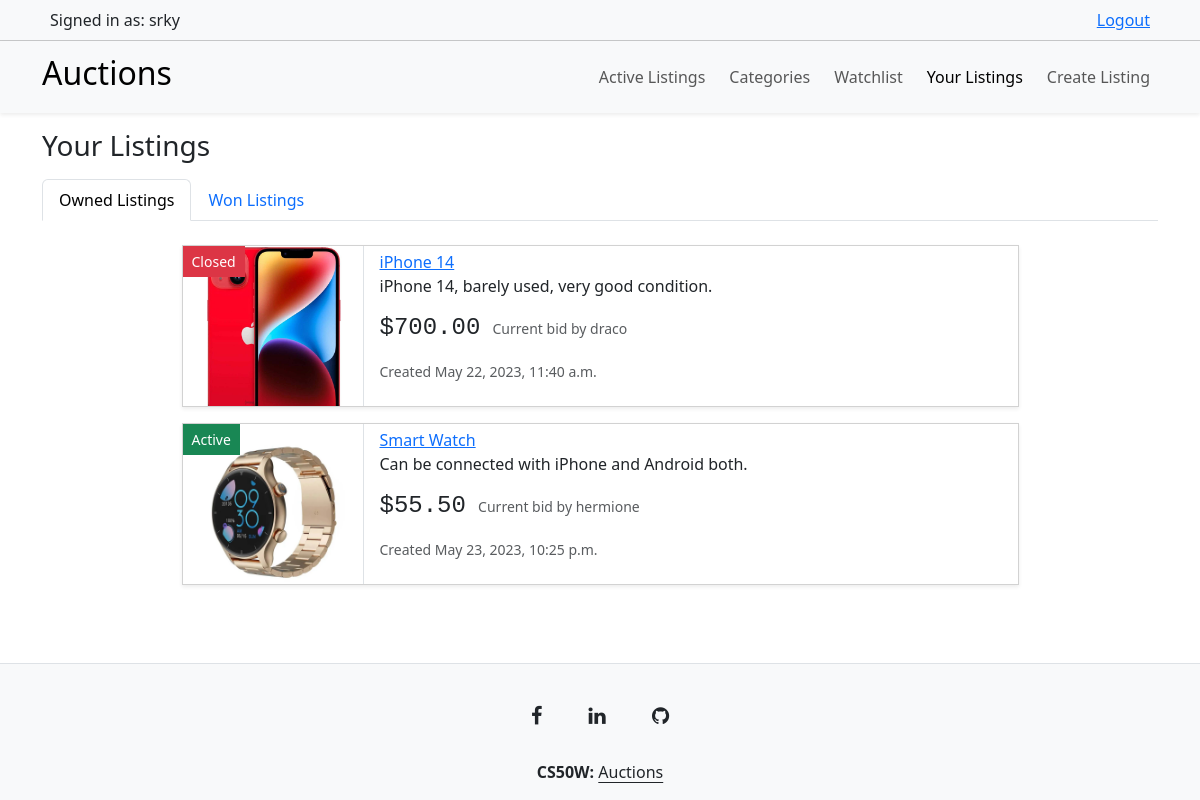
The page /your-listings/ (signed in) on the database its author committed.
### auctions/models.py (models this page shows, shortened)
class User(AbstractUser):
    pass

class AuctionListing(models.Model):
    title = models.CharField(max_length=64)
    description = models.CharField(max_length=150)
    starting_bid = models.DecimalField(max_digits=5, decimal_places=2)
    category = models.ForeignKey(Category, on_delete=models.SET_DEFAULT, default="", related_name="auctions")
    image = models.ImageField(upload_to="images/", default="images/default.jpg")
    second_image = models.ImageField(upload_to="images/", default="images/default.jpg")
    third_image = models.ImageField(upload_to="images/", default="images/default.jpg")
    date_created = models.DateTimeField(default=datetime.datetime.now())
    owner = models.ForeignKey(User, on_delete=models.CASCADE, related_name="auctions")
    is_closed = models.BooleanField(default=False)

class Bid(models.Model):
    amount = models.DecimalField(max_digits=5, decimal_places=2)
    date_created = models.DateTimeField(default=datetime.datetime.now())
    bidder = models.ForeignKey(User, on_delete=models.CASCADE, related_name="biddings")
    auction = models.ForeignKey(AuctionListing, on_delete=models.CASCADE, related_name="bids")

### auctions/views.py (the view)
# urls.py: path("your-listings/", views.your_listings, name="your_listings"),
@login_required
def your_listings(request):
    auctions = AuctionListing.objects.filter(owner=request.user).all()
    bids = []
    for auction in auctions:
        bids.append(auction.bids.all().order_by("-amount").first())
    zipped_list = zip(auctions, bids)
    winnings = Winner.objects.filter(user=request.user)
    auctions_won = []
    winning_bids = []
    for w in winnings:
        auctions_won.append(w.auction)
        winning_bids.append(w.auction.bids.all().order_by("-amount").first())
    zipped_list_winnings = zip(auctions_won, winning_bids)
    return render(request, "auctions/your-listings.html", {
        "zipped_list": zipped_list,
        "zipped_list_winnings": zipped_list_winnings
    })

### auctions/templates/auctions/your-listings.html (shortened to what this page needs)
{% extends "auctions/layout.html" %}
{% block body %}
    <h3 class="my-3">Your Listings</h3>
    <ul class="nav nav-tabs my-3">
        <li class="nav-item">
            <a class="nav-link active" id="tab-1" style="cursor: pointer;">Owned Listings</a>
        </li>
        <li class="nav-item">
            <a class="nav-link" id="tab-2" style="cursor: pointer;">Won Listings</a>
        </li>
    </ul>
    <div class="my-4" id="tab-item-1">
        {% for auction, current_bid in zipped_list %}
        <div class="card mb-3 position-relative overflow-hidden mx-auto rounded-0 w-75 shadow-sm">
            {% if auction.is_closed %}
                <button class="btn btn-danger btn-sm disabled rounded-0 position-absolute opacity-100">Closed</button>
            {% else %}
                <button class="btn btn-success btn-sm disabled rounded-0 position-absolute opacity-100">Active</button>
            {% endif %}
            <div class="row g-0">
                <div class="col-md-4 w-auto border-end" style="height: 10rem;">
                    <img src="{{ auction.image.url }}" class="img-fluid" alt="listing-img" width="180">
                </div>
                <div class="col-md-8">
                    <div class="card-body py-1">
                        <a href="{% url 'view_listing' auction.id %}" class="card-link">{{ auction.title }}</a>
                        <p class="card-text text-overflow-hidden">{{ auction.description }}</p>
                        <p class="card-text">
                                {% if current_bid %}
                                    <span class="h4 font-monospace">${{ current_bid.amount }}</span> <small class="text-muted mx-2">Current bid by {{ current_bid.bidder }}</small>
                                {% else %}
                                    <span class="h4 font-monospace">${{ auction.starting_bid }}</span> <small class="text-muted mx-2">No bids yet.</small>
                                {% endif %}
                        </p>
                        <p class="card-text"><small class="text-body-secondary">Created {{ auction.date_created }}</small></p>
                    </div>
                </div>
            </div>
        </div>
        {% empty %}
            <h4 class="my-5 text-center">You haven't created any Auctions yet.</h4>
        {% endfor %}
    </div>
{% endblock %}

### auctions/templates/auctions/layout.html (shortened to what this page needs)
{% load static %}
<!DOCTYPE html>
<html lang="en">
<head>
    <link rel="stylesheet" href="https://cdnjs.cloudflare.com/ajax/libs/font-awesome/4.7.0/css/font-awesome.min.css">
    <link href="https://cdn.jsdelivr.net/npm/bootstrap@5.3.0-alpha3/dist/css/bootstrap.min.css" rel="stylesheet"
>
    <link href="{% static 'auctions/styles.css' %}" rel="stylesheet">
</head>
<body class="d-flex flex-column min-vh-100">
    <nav class="navbar bg-body-tertiary">
        <div class="container">
            <div class="d-flex w-100 justify-content-between px-2">
                {% if user.is_authenticated %}
                Signed in as: {{ request.user }}
                <a href="{% url 'logout' %}">Logout</a>
                {% else %}
                Not signed in.
                <div class="nav-item">
                    <a class="px-2" href="{% url 'login' %}">Login</a>
                    <a href="{% url 'register' %}">Signup</a>
                </div>
                {% endif %}
            </div>
        </div>
    </nav>
    <nav class="navbar navbar-expand-lg bg-body-tertiary shadow-sm">
        <div class="container">
            <a class="navbar-brand" href="{% url 'index' %}">
                <h2>Auctions</h2>
            </a>
            <div class="collapse navbar-collapse" id="navbarSupportedContent">
                {% with request.resolver_match.url_name as url_name %}
                <ul class="navbar-nav ms-auto mb-2 mb-lg-0 align-items-center gap-2">
                    <li class="nav-item">
                        <a class="nav-link {% if url_name == 'index' %}active{% endif %}" aria-current="page"
                            href="{% url 'index' %}">Active Listings</a>
                    </li>
                    <li class="nav-item">
                        <a class="nav-link {% if url_name == 'view_categories' %}active{% endif %}" aria-current="page"
                            href="{% url 'view_categories' %}">Categories</a>
                    </li>
                    {% if user.is_authenticated %}
                    <li class="nav-item">
                        <a class="nav-link {% if url_name == 'view_watchlist' %}active{% endif %}" aria-current="page"
                            href="{% url 'view_watchlist' %}">Watchlist</a>
                    </li>
                    <li class="nav-item">
                        <a class="nav-link {% if url_name == 'your_listings' %}active{% endif %}" aria-current="page"
                            href="{% url 'your_listings' %}">Your Listings</a>
                    </li>
                    <li class="nav-item">
                        <a class="nav-link {% if url_name == 'create_listing' %}active{% endif %}" aria-current="page"
                            href="{% url 'create_listing' %}">Create Listing</a>
                    </li>
                    {% endif %}
                </ul>
                {% endwith %}
            </div>
        </div>
    </nav>
    <div class="container mb-5">
        {% block body %}
        {% endblock %}
    </div>
    <footer class="text-center text-white border-top mt-auto bg-body-tertiary">
        <div class="container pt-4">
            <a class="btn btn-link btn-lg text-dark m-1" href="https://www.facebook.com/profile.php?id=100082964377668&mibextid=ZbWKwL"><i class="fa fa-facebook"></i></a>
            <a class="btn btn-link btn-lg text-dark m-1" href="https://www.linkedin.com/in/shahrukh-khan-2b8968242/"><i class="fa fa-linkedin"></i></a>
            <a class="btn btn-link btn-lg text-dark m-1" href="https://github.com/srky420"><i class="fa fa-github"></i></a>
        </div>
        <div class="text-center text-dark p-3 bg-body-tertiary">
            <b>CS50W:</b>
            <a class="link-offset-2 text-dark" href="{% url 'index' %}">Auctions</a>
        </div>
    </footer>
</body>
</html>

### auctions/static/auctions/styles.css (style rules this page uses)
.text-overflow-hidden { text-overflow: ellipsis; overflow: hidden; white-space: nowrap; }

### rows shown on the page
User: user "srky"
AuctionListing: image (picture), title "iPhone 14", description "iPhone 14, barely used, very good condition.", amount "700.00", bidder "draco", date_created "May 22, 2023, 11:40 a.m."
AuctionListing: image (picture), title "Smart Watch", description "Can be connected with iPhone and Android both.", amount "55.50", bidder "hermione", date_created "May 23, 2023, 10:25 p.m."
